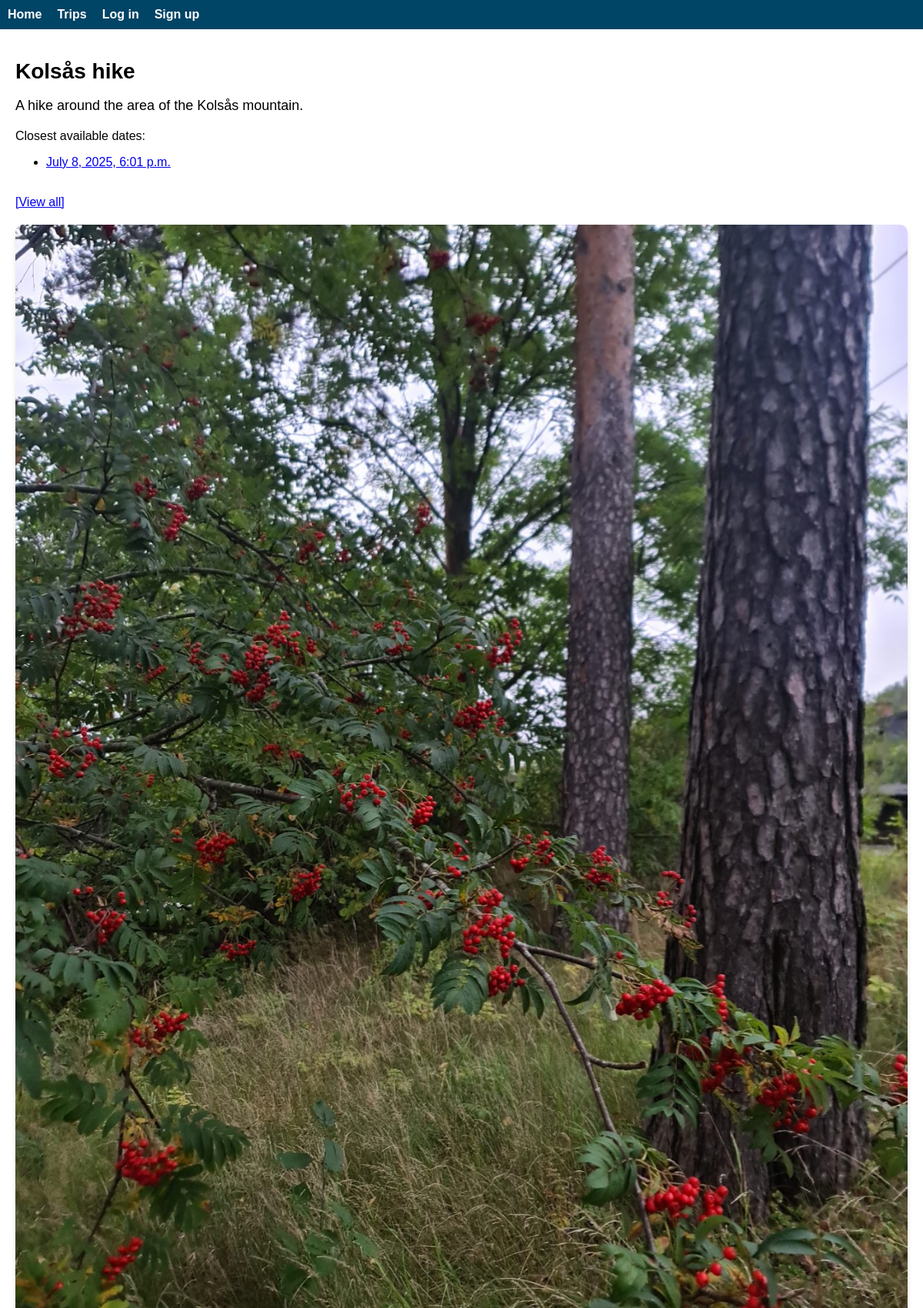
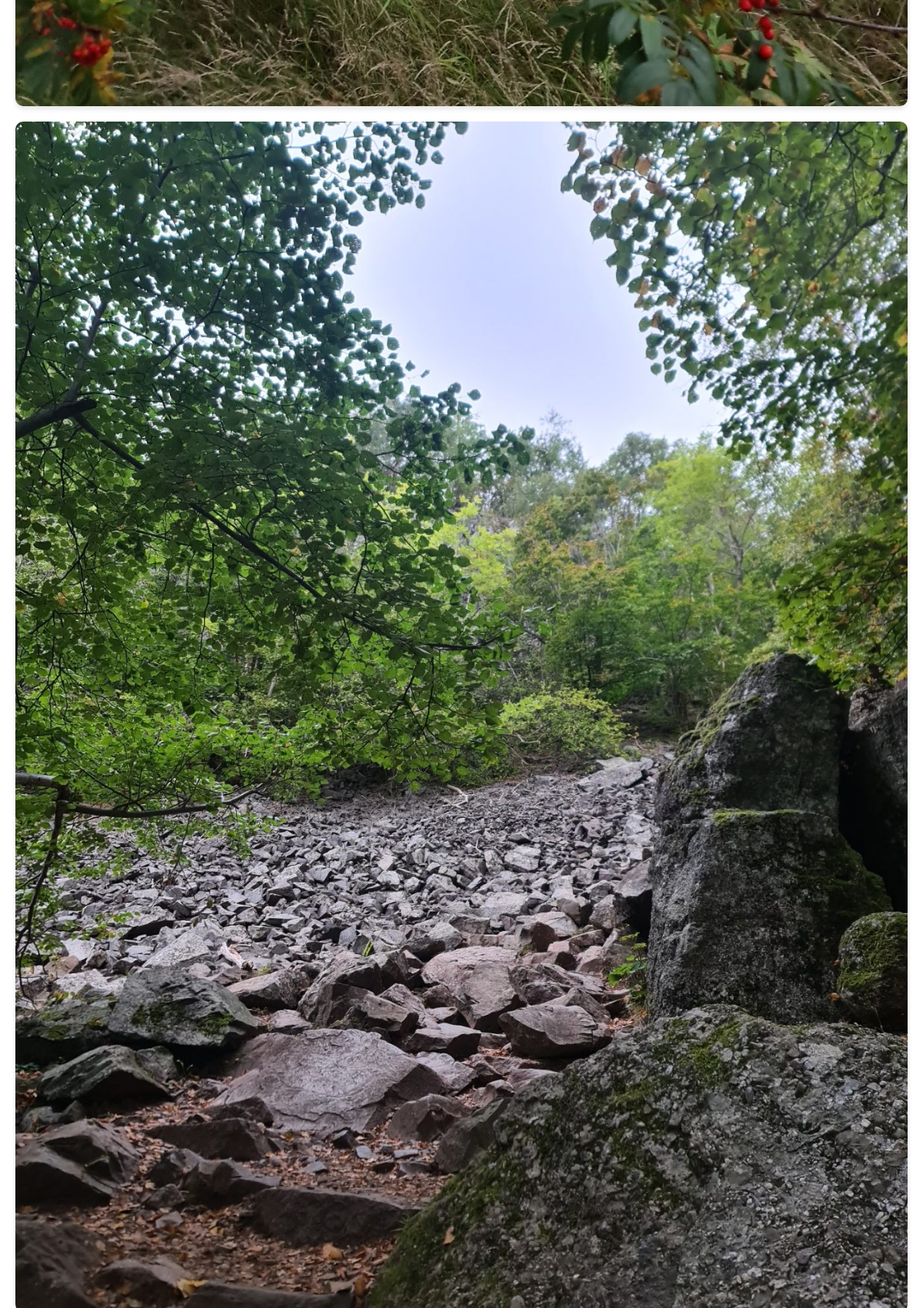
Screenshot of /adventures/trip/2/ (upper part) with the database file from the repository (2 pictures, top to bottom).
### AdventureApp/models.py (models this page shows, shortened)
class Trip(models.Model):
    title=models.CharField(max_length=255)
    description=models.TextField()
    tags=models.ManyToManyField(Tag)
    difficulty=models.ForeignKey(Difficulty, on_delete=models.RESTRICT)    #Or models.SET_NULL or models.CASCADE

class Schedule(models.Model):
    trip=models.ForeignKey(Trip,on_delete=models.CASCADE)
    start=models.DateTimeField()
    end=models.DateTimeField()
    price=models.DecimalField(max_digits=12,decimal_places=2)
    maxattendants=models.IntegerField()
    attendants=models.ManyToManyField(Customer, blank=True)
    guides=models.ManyToManyField(Guide)
    class Meta:
        constraints=[
            models.CheckConstraint(
                check=models.Q(
                    start__lte=models.F("end")
                ),
                name="starts_earlier_than_finishes"
            )
        ]

class TripGallery(models.Model):
    picture=models.ImageField(upload_to="TripImages/")
    trip=models.ForeignKey(Trip,on_delete=models.CASCADE)
    class Meta:
    	verbose_name_plural="Media files"

### AdventureApp/views.py (the view)
# urls.py: path("trip/<int:tid>/",views.view_trip,name="trip"),
def view_trip(request, tid):
    tripdb=get_object_or_404(Trip,id=tid)
    picsdb=TripGallery.objects.filter(trip__id=tid)
    reviewsdb=Review.objects.filter(revtrip=tid)
    availsched=Schedule.objects.annotate(att_count=Count("attendants")).filter(trip__id=tid, start__gt=datetime.today().date(), att_count__lt=F("maxattendants")).order_by('start')
    return render(request, "TripPage.html",
                  {
                      "tripobj":tripdb,
                      "picobjs":picsdb,
                      "reviews":reviewsdb,
                      "schedule":availsched
                  })

### AdventureApp/templates/TripPage.html (shortened to what this page needs)
{% extends "BaseTempl.html" %}
{% load static %}
{% block body %}
<h1 class="trip-title">{{ tripobj.title }}</h1>
<p class="trip-description">{{ tripobj.description }}</p>
<p>Closest available dates:</p>
{% if schedule %}
    <ul>
    {% for s in schedule|slice:":10" %}
    <li><a href="{% url 'trip_register' s.id %}">{{s.start}}</a><br></li>
    {% endfor %}
    </ul>
    <br>
    <a href="{% url 'trip_full_schedule' tripobj.id %}">[View all]</a>
{% else %}
<p>(No scheduled dates so far)</p>
{% endif %}
<div class="trip-gallery">
    {% for p in picobjs %}
        <img src="{{ p.picture.url }}" alt="Trip image">
    {% empty %}
        <p>No images for this trip yet.</p>
    {% endfor %}
</div>
{% endblock body %}

### AdventureApp/static/style.css (style rules this page uses)
body { font-family: Arial, sans-serif; margin: 0; padding: 0; }
.trip-title { font-size: 28px; font-weight: bold; margin-bottom: 10px; }
.trip-description { font-size: 18px; margin-bottom: 20px; }
.trip-gallery { display: flex; flex-wrap: wrap; justify-content: center; gap: 20px; margin-top: 20px; }
.trip-gallery img { width: 100%; height: auto; border-radius: 10px; box-shadow: 0 4px 6px rgba(0,0,0,0.1); transition: transform 0.2s ease-in-out; }

### rows the page displays
Trip: title "Kolsås hike", description "A hike around the area of the Kolsås mountain."
Schedule: start "July 8, 2025, 6:01 p.m."
TripGallery: picture (picture)
TripGallery: picture (picture)
